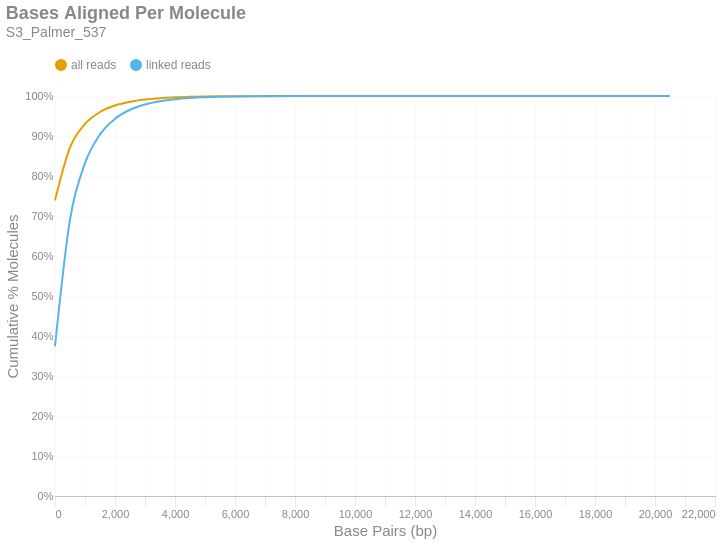

The notebook cell saved with this chart:
### Markdown cell above
### Bases Aligned Per Molecule
This is a cumulative frequency distribution showing the number of base pairs aligned per unique molecule. These data are shown in 500 bp bins. There are two distributions: one with `all reads` (yellow) and another with only `linked reads` (blue). The percent of molecules in the `linked reads` distribution is relative to the total number of linked molecules.

### Code cell
if SKIPLR:
    print_html(f"Skipped")
else:
    binned_df = consolidated_hist(valids['aligned_bp'], mask, 500, True)
    with SafeRender(binned_df):
        (
            density_plot(binned_df, 'Bases Aligned Per Molecule', samplename, 'basesper')
            .encode(
                x=alt.X('bin:Q', title="Base Pairs (bp)").axis(tickMinStep=500).scale(padding=0),
                y=alt.Y('value:Q', title='Cumulative % Molecules')
                    .axis(format='%')
                    .scale(domain = [0,1])
                    .stack(False),
                color=alt.Color("key:N").scale(domain = ["all reads", "linked reads"]),
                tooltip = [
                    alt.Tooltip("key:N", title = "Data Type"),
                    alt.Tooltip("range_label:N", title="Bases Aligned Per Molecule"),
                    alt.Tooltip("value:Q", format = ".2%", title="% Molecules (Cum.)")
                ]
            )
        ).display()

### Figure 1 — Vega-Lite specification as saved in the notebook (floating-point values rounded to 4 significant figures)
{"width": "container", "height": 400, "config": {"title": {"anchor": "start", "dy": -15, "fontSize": 18, "color": "#888888", "subtitleColor": "#888888", "subtitleFontSize": 14}, "arc": {"fill": "#0072B2"}, "axis": {"domainColor": "#888888", "domainWidth": 0.5, "gridWidth": 0.2, "grid": false, "titleFontWeight": 400, "titleFontSize": 15, "labelFontSize": 11, "labelColor": "#888888", "tickColor": "#888888", "tickWidth": 0.2, "titleColor": "#888888"}, "axisBand": {"grid": false}, "axisX": {"grid": true, "tickSize": 10, "domainCap": "round"}, "axisY": {"domain": false, "grid": true, "tickSize": 0, "domainCap": "round"}, "background": "transparent", "header": {"labelFontSize": 15, "labelColor": "#888888", "titleFontSize": 15, "titleFontWeight": 600, "titleColor": "#888888"}, "legend": {"labelFont": "sans-serif", "labelFontSize": 12, "labelColor": "#888888", "symbolSize": 100, "symbolType": "circle", "titleFontSize": 12, "titlePadding": 10, "titleColor": "#888888", "title": null, "orient": "top"}, "range": {"category": ["#E69F00", "#56B4E9", "#009E73", "#F0E442", "#0072B2", "#D55E00", "#CC79A7", "#000000"], "diverging": ["#cfe8f3", "#a2d4ec", "#73bfe2", "#46abdb", "#1696d2", "#12719e"]}, "area": {"fill": "#0072B2", "fillOpacity": 0.7, "line": true, "strokeOpacity": 0.7}, "line": {"color": "#0072B2", "stroke": "#0072B2", "strokeWidth": 2}, "trail": {"color": "#0072B2", "stroke": "#0072B2", "strokeWidth": 0, "size": 1}, "point": {"filled": true, "fillOpacity": 1.0, "size": 95}, "text": {"color": "#888888", "fontSize": 11, "align": "right", "fontWeight": 400, "size": 11}, "bar": {"fill": "#0072B2", "stroke": null}, "view": {"stroke": null, "continuousWidth": 660, "continuousHeight": 400}}, "data": {"name": "data-739c31943feab0bcd1e9772763f4d71f"}, "mark": {"type": "line", "interpolate": "monotone", "point": {"opacity": 0, "size": 275}}, "encoding": {"color": {"field": "key", "scale": {"domain": ["all reads", "linked reads"]}, "type": "nominal"}, "tooltip": [{"field": "key", "title": "Data Type", "type": "nominal"}, {"field": "range_label", "title": "Bases Aligned Per Molecule", "type": "nominal"}, {"field": "value", "format": ".2%", "title": "% Molecules (Cum.)", "type": "quantitative"}], "x": {"axis": {"tickMinStep": 500}, "field": "bin", "scale": {"padding": 0}, "title": "Base Pairs (bp)", "type": "quantitative"}, "y": {"axis": {"format": "%"}, "field": "value", "scale": {"domain": [0, 1]}, "stack": false, "title": "Cumulative % Molecules", "type": "quantitative"}}, "params": [{"name": "param_c36ac31b6afebe62", "select": {"type": "point", "fields": ["key"]}, "bind": "legend"}], "title": {"text": "Bases Aligned Per Molecule", "subtitle": "S3_Palmer_537"}, "transform": [{"fold": ["all reads (cumsum)", "linked reads (cumsum)"]}, {"calculate": "replace(datum.key, ' (cumsum)', '')", "as": "key"}, {"filter": {"param": "param_c36ac31b6afebe62"}}], "usermeta": {"embedOptions": {"downloadFileName": "S3_Palmer_537.basesper"}}, "$schema": "https://vega.github.io/schema/vega-lite/v6.1.0.json", "datasets": {"data-739c31943feab0bcd1e9772763f4d71f": [{"bin": "0.0", "interval": "0.0-500.0", "all reads": 0.7391, "linked reads": 0.3744, "all reads (cumsum)": 0.7391, "linked reads (cumsum)": 0.3744, "range_label": "0-499"}, {"bin": "500.0", "interval": "500.0-1000.0", "all reads": 0.1323, "linked reads": 0.3165, "all reads (cumsum)": 0.8713, "linked reads (cumsum)": 0.6909, "range_label": "500-999"}, {"bin": "1000.0", "interval": "1000.0-1500.0", "all reads": 0.05874, "linked reads": 0.1411, "all reads (cumsum)": 0.9301, "linked reads (cumsum)": 0.832, "range_label": "1000-1499"}, {"bin": "1500.0", "interval": "1500.0-2000.0", "all reads": 0.02999, "linked reads": 0.07204, "all reads (cumsum)": 0.9601, "linked reads (cumsum)": 0.904, "range_label": "1500-1999"}, {"bin": "2000.0", "interval": "2000.0-2500.0", "all reads": 0.01622, "linked reads": 0.03896, "all reads (cumsum)": 0.9763, "linked reads (cumsum)": 0.943, "range_label": "2000-2499"}, {"bin": "2500.0", "interval": "2500.0-3000.0", "all reads": 0.009437, "linked reads": 0.02267, "all reads (cumsum)": 0.9857, "linked reads (cumsum)": 0.9657, "range_label": "2500-2999"}, {"bin": "3000.0", "interval": "3000.0-3500.0", "all reads": 0.005535, "linked reads": 0.0133, "all reads (cumsum)": 0.9912, "linked reads (cumsum)": 0.979, "range_label": "3000-3499"}, {"bin": "3500.0", "interval": "3500.0-4000.0", "all reads": 0.003338, "linked reads": 0.008017, "all reads (cumsum)": 0.9946, "linked reads (cumsum)": 0.987, "range_label": "3500-3999"}, {"bin": "4000.0", "interval": "4000.0-4500.0", "all reads": 0.002044, "linked reads": 0.00491, "all reads (cumsum)": 0.9966, "linked reads (cumsum)": 0.9919, "range_label": "4000-4499"}, {"bin": "4500.0", "interval": "4500.0-5000.0", "all reads": 0.001249, "linked reads": 0.002999, "all reads (cumsum)": 0.9979, "linked reads (cumsum)": 0.9949, "range_label": "4500-4999"}, {"bin": "5000.0", "interval": "5000.0-5500.0", "all reads": 0.0007871, "linked reads": 0.001891, "all reads (cumsum)": 0.9987, "linked reads (cumsum)": 0.9968, "range_label": "5000-5499"}, {"bin": "5500.0", "interval": "5500.0-6000.0", "all reads": 0.0004755, "linked reads": 0.001142, "all reads (cumsum)": 0.9991, "linked reads (cumsum)": 0.9979, "range_label": "5500-5999"}, {"bin": "6000.0", "interval": "6000.0-6500.0", "all reads": 0.0003101, "linked reads": 0.0007448, "all reads (cumsum)": 0.9994, "linked reads (cumsum)": 0.9987, "range_label": "6000-6499"}, {"bin": "6500.0", "interval": "6500.0-7000.0", "all reads": 0.0002017, "linked reads": 0.0004845, "all reads (cumsum)": 0.9996, "linked reads (cumsum)": 0.9992, "range_label": "6500-6999"}, {"bin": "7000.0", "interval": "7000.0-7500.0", "all reads": 0.0001148, "linked reads": 0.0002757, "all reads (cumsum)": 0.9998, "linked reads (cumsum)": 0.9994, "range_label": "7000-7499"}, {"bin": "7500.0", "interval": "7500.0-8000.0", "all reads": 8.311e-05, "linked reads": 0.0001996, "all reads (cumsum)": 0.9998, "linked reads (cumsum)": 0.9996, "range_label": "7500-7999"}, {"bin": "8000.0", "interval": "8000.0-8500.0", "all reads": 5.13e-05, "linked reads": 0.0001232, "all reads (cumsum)": 0.9999, "linked reads (cumsum)": 0.9997, "range_label": "8000-8499"}, {"bin": "8500.0", "interval": "8500.0-9000.0", "all reads": 3.471e-05, "linked reads": 8.337e-05, "all reads (cumsum)": 0.9999, "linked reads (cumsum)": 0.9998, "range_label": "8500-8999"}, {"bin": "9000.0", "interval": "9000.0-9500.0", "all reads": 2.359e-05, "linked reads": 5.668e-05, "all reads (cumsum)": 1.0, "linked reads (cumsum)": 0.9999, "range_label": "9000-9499"}, {"bin": "9500.0", "interval": "9500.0-10000.0", "all reads": 1.568e-05, "linked reads": 3.766e-05, "all reads (cumsum)": 1.0, "linked reads (cumsum)": 0.9999, "range_label": "9500-9999"}, {"bin": "10000.0", "interval": "10000.0-10500.0", "all reads": 8.829e-06, "linked reads": 2.121e-05, "all reads (cumsum)": 1.0, "linked reads (cumsum)": 0.9999, "range_label": "10000-10499"}, {"bin": "10500.0", "interval": "10500.0-11000.0", "all reads": 7.611e-06, "linked reads": 1.828e-05, "all reads (cumsum)": 1.0, "linked reads (cumsum)": 1.0, "range_label": "10500-10999"}, {"bin": "11000.0", "interval": "11000.0-11500.0", "all reads": 4.414e-06, "linked reads": 1.06e-05, "all reads (cumsum)": 1.0, "linked reads (cumsum)": 1.0, "range_label": "11000-11499"}, {"bin": "11500.0", "interval": "11500.0-12000.0", "all reads": 3.501e-06, "linked reads": 8.41e-06, "all reads (cumsum)": 1.0, "linked reads (cumsum)": 1.0, "range_label": "11500-11999"}, {"bin": "12000.0", "interval": "12000.0-12500.0", "all reads": 1.37e-06, "linked reads": 3.291e-06, "all reads (cumsum)": 1.0, "linked reads (cumsum)": 1.0, "range_label": "12000-12499"}, {"bin": "12500.0", "interval": "12500.0-13000.0", "all reads": 1.674e-06, "linked reads": 4.022e-06, "all reads (cumsum)": 1.0, "linked reads (cumsum)": 1.0, "range_label": "12500-12999"}, {"bin": "13000.0", "interval": "13000.0-13500.0", "all reads": 9.133e-07, "linked reads": 2.194e-06, "all reads (cumsum)": 1.0, "linked reads (cumsum)": 1.0, "range_label": "13000-13499"}, {"bin": "13500.0", "interval": "13500.0-14000.0", "all reads": 3.044e-07, "linked reads": 7.313e-07, "all reads (cumsum)": 1.0, "linked reads (cumsum)": 1.0, "range_label": "13500-13999"}, {"bin": "14000.0", "interval": "14000.0-14500.0", "all reads": 1.522e-07, "linked reads": 3.657e-07, "all reads (cumsum)": 1.0, "linked reads (cumsum)": 1.0, "range_label": "14000-14499"}, {"bin": "14500.0", "interval": "14500.0-15000.0", "all reads": 7.611e-07, "linked reads": 1.828e-06, "all reads (cumsum)": 1.0, "linked reads (cumsum)": 1.0, "range_label": "14500-14999"}, {"bin": "15000.0", "interval": "15000.0-15500.0", "all reads": 0.0, "linked reads": 0.0, "all reads (cumsum)": 1.0, "linked reads (cumsum)": 1.0, "range_label": "15000-15499"}, {"bin": "15500.0", "interval": "15500.0-16000.0", "all reads": 1.522e-07, "linked reads": 3.657e-07, "all reads (cumsum)": 1.0, "linked reads (cumsum)": 1.0, "range_label": "15500-15999"}, {"bin": "16000.0", "interval": "16000.0-16500.0", "all reads": 0.0, "linked reads": 0.0, "all reads (cumsum)": 1.0, "linked reads (cumsum)": 1.0, "range_label": "16000-16499"}, {"bin": "16500.0", "interval": "16500.0-17000.0", "all reads": 0.0, "linked reads": 0.0, "all reads (cumsum)": 1.0, "linked reads (cumsum)": 1.0, "range_label": "16500-16999"}, {"bin": "17000.0", "interval": "17000.0-17500.0", "all reads": 3.044e-07, "linked reads": 7.313e-07, "all reads (cumsum)": 1.0, "linked reads (cumsum)": 1.0, "range_label": "17000-17499"}, {"bin": "17500.0", "interval": "17500.0-18000.0", "all reads": 0.0, "linked reads": 0.0, "all reads (cumsum)": 1.0, "linked reads (cumsum)": 1.0, "range_label": "17500-17999"}, {"bin": "18000.0", "interval": "18000.0-18500.0", "all reads": 0.0, "linked reads": 0.0, "all reads (cumsum)": 1.0, "linked reads (cumsum)": 1.0, "range_label": "18000-18499"}, {"bin": "18500.0", "interval": "18500.0-19000.0", "all reads": 0.0, "linked reads": 0.0, "all reads (cumsum)": 1.0, "linked reads (cumsum)": 1.0, "range_label": "18500-18999"}, {"bin": "19000.0", "interval": "19000.0-19500.0", "all reads": 0.0, "linked reads": 0.0, "all reads (cumsum)": 1.0, "linked reads (cumsum)": 1.0, "range_label": "19000-19499"}, {"bin": "19500.0", "interval": "19500.0-20000.0", "all reads": 0.0, "linked reads": 0.0, "all reads (cumsum)": 1.0, "linked reads (cumsum)": 1.0, "range_label": "19500-19999"}, {"bin": "20000.0", "interval": "20000.0-20500.0", "all reads": 0.0, "linked reads": 0.0, "all reads (cumsum)": 1.0, "linked reads (cumsum)": 1.0, "range_label": "20000-20499"}, {"bin": "20500.0", "interval": "20500.0-21000.0", "all reads": 1.522e-07, "linked reads": 3.657e-07, "all reads (cumsum)": 1.0, "linked reads (cumsum)": 1.0, "range_label": "20500-20999"}]}}
